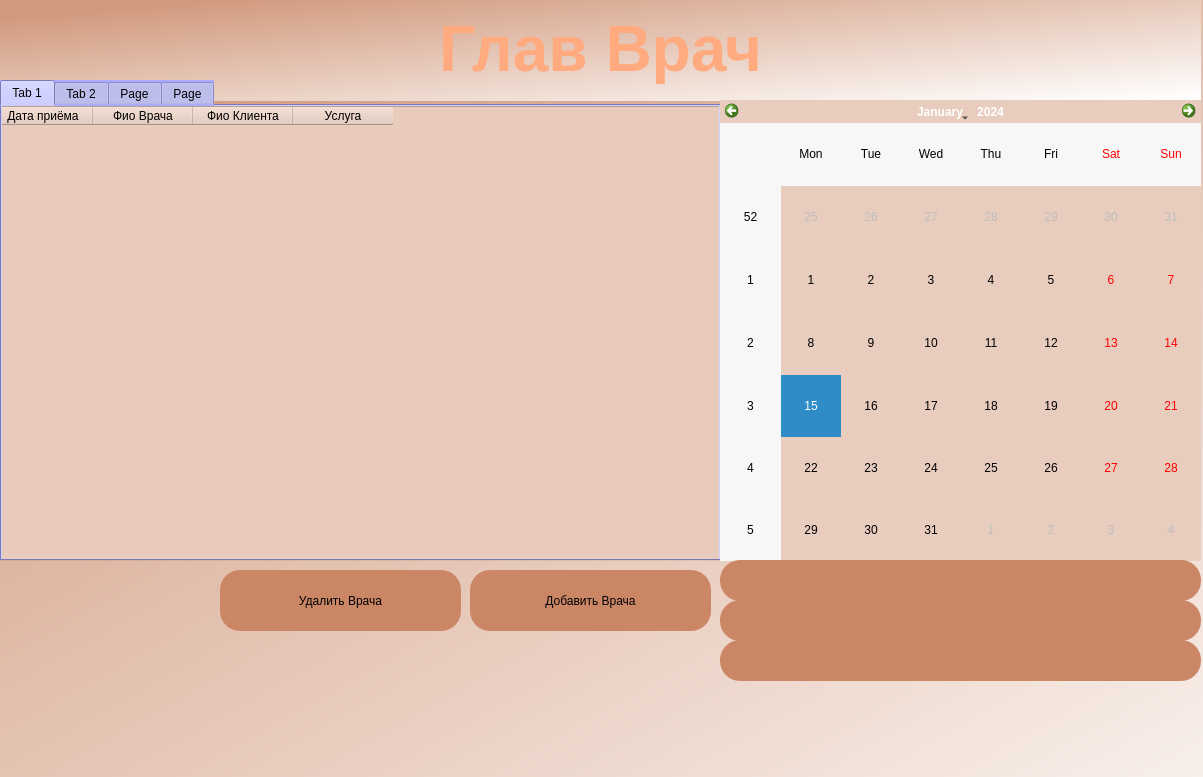
<?xml version="1.0" encoding="UTF-8"?>
<ui version="4.0">
 <class>Dialog</class>
 <widget class="QDialog" name="Dialog">
  <property name="geometry">
   <rect>
    <x>0</x>
    <y>0</y>
    <width>1203</width>
    <height>777</height>
   </rect>
  </property>
  <property name="windowTitle">
   <string>Dialog</string>
  </property>
  <property name="styleSheet">
   <string notr="true">background-color: rgb(170, 255, 255);
background-color: rgb(238, 238, 238);
background-color: rgb(255, 247, 239);</string>
  </property>
  <widget class="QWidget" name="bgwidget" native="true">
   <property name="geometry">
    <rect>
     <x>-10</x>
     <y>-10</y>
     <width>1561</width>
     <height>861</height>
    </rect>
   </property>
   <property name="styleSheet">
    <string notr="true">
background-color:qlineargradient(spread:pad, x1:0.091, y1:0.101636, x2:0.991379, y2:0.977, stop:0 rgba(210, 155, 127, 255), stop:1 rgba(255, 255, 255, 255));
</string>
   </property>
   <widget class="QLabel" name="label">
    <property name="geometry">
     <rect>
      <x>10</x>
      <y>10</y>
      <width>1201</width>
      <height>101</height>
     </rect>
    </property>
    <property name="styleSheet">
     <string notr="true">QWidget#bgwidget{
background-color:qlineargradient(spread:pad, x1:0.091, y1:0.101636, x2:0.991379, y2:0.977, stop:0 rgba(210, 155, 127, 255), stop:1 rgba(255, 255, 255, 255));}
</string>
    </property>
    <property name="text">
     <string>&lt;html&gt;&lt;head/&gt;&lt;body&gt;&lt;p align=&quot;center&quot;&gt;&lt;span style=&quot; font-size:48pt; font-weight:600; color:#ffaa7f;&quot;&gt;Глав Врач&lt;/span&gt;&lt;/p&gt;&lt;/body&gt;&lt;/html&gt;</string>
    </property>
   </widget>
   <widget class="QCalendarWidget" name="calendarWidget">
    <property name="geometry">
     <rect>
      <x>730</x>
      <y>110</y>
      <width>481</width>
      <height>461</height>
     </rect>
    </property>
    <property name="styleSheet">
     <string notr="true">font: 87 italic 8pt &quot;Segoe UI&quot;;
background-color:rgb(232, 204, 190);</string>
    </property>
   </widget>
   <widget class="QTabWidget" name="tabWidget">
    <property name="geometry">
     <rect>
      <x>10</x>
      <y>90</y>
      <width>721</width>
      <height>481</height>
     </rect>
    </property>
    <property name="styleSheet">
     <string notr="true">background-color: rgb(232, 203, 188);background-color: rgb(170, 170, 255);</string>
    </property>
    <property name="currentIndex">
     <number>0</number>
    </property>
    <widget class="QWidget" name="tab">
     <attribute name="title">
      <string>Tab 1</string>
     </attribute>
     <widget class="QTableWidget" name="tableWidget">
      <property name="geometry">
       <rect>
        <x>-10</x>
        <y>0</y>
        <width>731</width>
        <height>461</height>
       </rect>
      </property>
      <property name="styleSheet">
       <string notr="true">background-color: rgb(232, 203, 188);</string>
      </property>
      <column>
       <property name="text">
        <string>Дата приёма</string>
       </property>
      </column>
      <column>
       <property name="text">
        <string>Фио Врача</string>
       </property>
      </column>
      <column>
       <property name="text">
        <string>Фио Клиента</string>
       </property>
      </column>
      <column>
       <property name="text">
        <string>Услуга</string>
       </property>
      </column>
     </widget>
    </widget>
    <widget class="QWidget" name="tab_2">
     <attribute name="title">
      <string>Tab 2</string>
     </attribute>
     <widget class="QTableWidget" name="tableWidget2">
      <property name="geometry">
       <rect>
        <x>0</x>
        <y>0</y>
        <width>721</width>
        <height>461</height>
       </rect>
      </property>
      <property name="styleSheet">
       <string notr="true">background-color: rgb(232, 203, 188);</string>
      </property>
      <column>
       <property name="text">
        <string>Дата приёма</string>
       </property>
      </column>
      <column>
       <property name="text">
        <string>Фио Врача</string>
       </property>
      </column>
      <column>
       <property name="text">
        <string>Фио Клиента</string>
       </property>
      </column>
     </widget>
    </widget>
    <widget class="QWidget" name="tab_3">
     <attribute name="title">
      <string>Page</string>
     </attribute>
     <widget class="QTableWidget" name="tableWidget3">
      <property name="geometry">
       <rect>
        <x>0</x>
        <y>0</y>
        <width>721</width>
        <height>461</height>
       </rect>
      </property>
      <property name="styleSheet">
       <string notr="true">background-color: rgb(232, 203, 188);</string>
      </property>
      <column>
       <property name="text">
        <string>Дата приёма</string>
       </property>
      </column>
      <column>
       <property name="text">
        <string>Фио Врача</string>
       </property>
      </column>
      <column>
       <property name="text">
        <string>Фио Клиента</string>
       </property>
      </column>
      <column>
       <property name="text">
        <string>Услуга</string>
       </property>
      </column>
      <column>
       <property name="text">
        <string>Колличество</string>
       </property>
      </column>
     </widget>
    </widget>
    <widget class="QWidget" name="tab_4">
     <attribute name="title">
      <string>Page</string>
     </attribute>
     <widget class="QTableWidget" name="tableWidget_2">
      <property name="geometry">
       <rect>
        <x>0</x>
        <y>0</y>
        <width>721</width>
        <height>461</height>
       </rect>
      </property>
      <property name="styleSheet">
       <string notr="true">background-color: rgb(232, 203, 188);</string>
      </property>
      <column>
       <property name="text">
        <string>Дата приёма</string>
       </property>
      </column>
      <column>
       <property name="text">
        <string>Фио Врача</string>
       </property>
      </column>
     </widget>
    </widget>
   </widget>
   <widget class="QPushButton" name="ready_2">
    <property name="geometry">
     <rect>
      <x>230</x>
      <y>580</y>
      <width>241</width>
      <height>61</height>
     </rect>
    </property>
    <property name="styleSheet">
     <string notr="true">border-radius:20px;
background-color: rgb(203, 135, 101);
font: 14pt &quot;MS Shell Dlg 2&quot;;</string>
    </property>
    <property name="text">
     <string>Удалить Врача</string>
    </property>
   </widget>
   <widget class="QLineEdit" name="lineEdit_4">
    <property name="geometry">
     <rect>
      <x>730</x>
      <y>570</y>
      <width>481</width>
      <height>41</height>
     </rect>
    </property>
    <property name="styleSheet">
     <string notr="true">border-radius:20px;
background-color: rgb(203, 135, 101);
font: 14pt &quot;MS Shell Dlg 2&quot;;</string>
    </property>
    <property name="text">
     <string/>
    </property>
   </widget>
   <widget class="QLineEdit" name="lineEdit_5">
    <property name="geometry">
     <rect>
      <x>730</x>
      <y>610</y>
      <width>481</width>
      <height>41</height>
     </rect>
    </property>
    <property name="styleSheet">
     <string notr="true">border-radius:20px;
background-color: rgb(203, 135, 101);
font: 14pt &quot;MS Shell Dlg 2&quot;;</string>
    </property>
    <property name="text">
     <string/>
    </property>
   </widget>
   <widget class="QLineEdit" name="lineEdit_6">
    <property name="geometry">
     <rect>
      <x>730</x>
      <y>650</y>
      <width>481</width>
      <height>41</height>
     </rect>
    </property>
    <property name="styleSheet">
     <string notr="true">border-radius:20px;
background-color: rgb(203, 135, 101);
font: 14pt &quot;MS Shell Dlg 2&quot;;</string>
    </property>
    <property name="text">
     <string/>
    </property>
   </widget>
   <widget class="QPushButton" name="ready">
    <property name="geometry">
     <rect>
      <x>480</x>
      <y>580</y>
      <width>241</width>
      <height>61</height>
     </rect>
    </property>
    <property name="styleSheet">
     <string notr="true">border-radius:20px;
background-color: rgb(203, 135, 101);
font: 14pt &quot;MS Shell Dlg 2&quot;;</string>
    </property>
    <property name="text">
     <string>Добавить Врача</string>
    </property>
   </widget>
   <zorder>label</zorder>
   <zorder>tabWidget</zorder>
   <zorder>calendarWidget</zorder>
   <zorder>ready_2</zorder>
   <zorder>lineEdit_4</zorder>
   <zorder>lineEdit_5</zorder>
   <zorder>lineEdit_6</zorder>
   <zorder>ready</zorder>
  </widget>
 </widget>
 <resources/>
 <connections/>
</ui>
